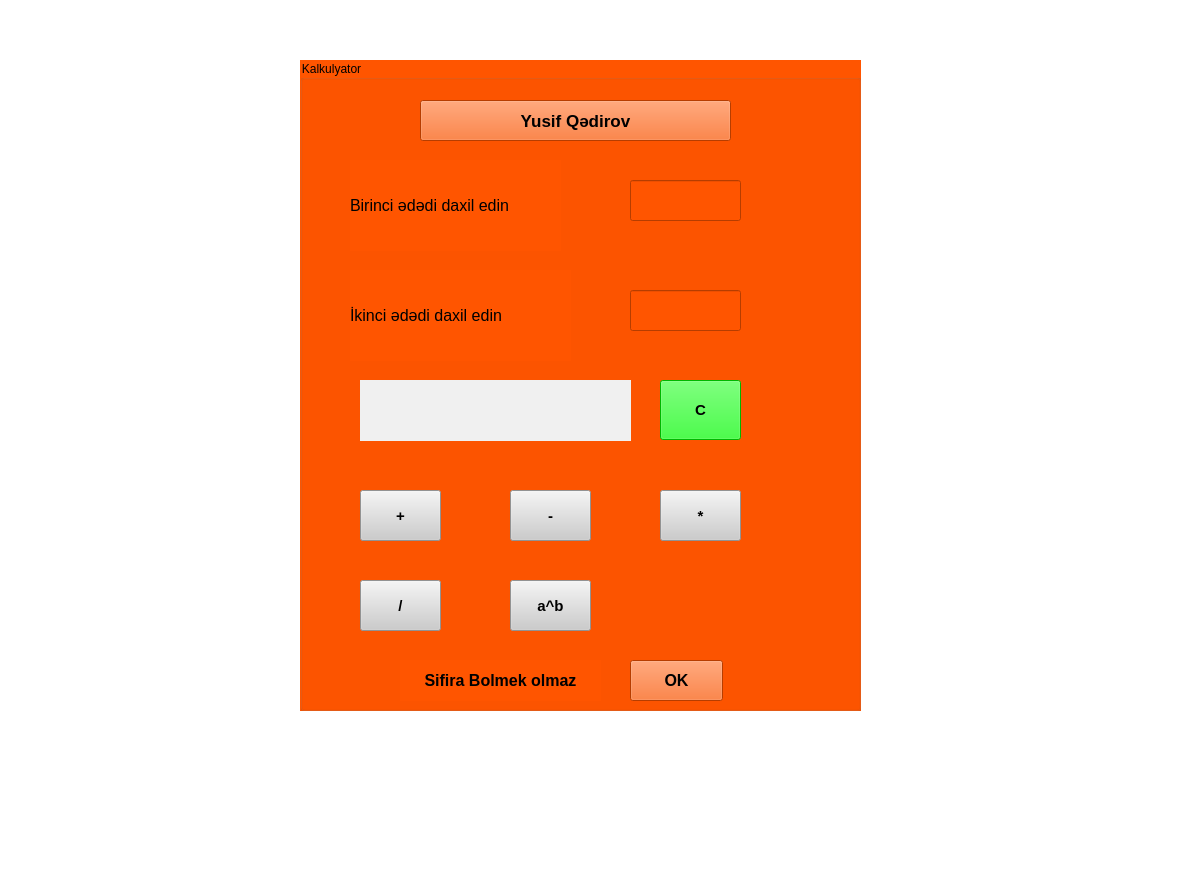
<?xml version="1.0" encoding="UTF-8"?>
<ui version="4.0">
 <class>MainWindow</class>
 <widget class="QMainWindow" name="MainWindow">
  <property name="geometry">
   <rect>
    <x>0</x>
    <y>0</y>
    <width>1199</width>
    <height>876</height>
   </rect>
  </property>
  <property name="font">
   <font>
    <pointsize>8</pointsize>
    <weight>75</weight>
    <bold>true</bold>
   </font>
  </property>
  <property name="windowTitle">
   <string>MainWindow</string>
  </property>
  <property name="styleSheet">
   <string notr="true">background-color: rgb(255, 255, 255);</string>
  </property>
  <widget class="QWidget" name="centralwidget">
   <widget class="QGroupBox" name="groupBox">
    <property name="geometry">
     <rect>
      <x>300</x>
      <y>60</y>
      <width>561</width>
      <height>651</height>
     </rect>
    </property>
    <property name="styleSheet">
     <string notr="true">background-color: rgb(255, 33, 252);
background-color: rgb(255, 85, 0);</string>
    </property>
    <property name="title">
     <string>Kalkulyator</string>
    </property>
    <widget class="QLabel" name="label">
     <property name="geometry">
      <rect>
       <x>50</x>
       <y>100</y>
       <width>211</width>
       <height>91</height>
      </rect>
     </property>
     <property name="font">
      <font>
       <pointsize>12</pointsize>
      </font>
     </property>
     <property name="text">
      <string>Birinci ədədi daxil edin</string>
     </property>
    </widget>
    <widget class="QLineEdit" name="LE1">
     <property name="geometry">
      <rect>
       <x>330</x>
       <y>120</y>
       <width>111</width>
       <height>41</height>
      </rect>
     </property>
     <property name="font">
      <font>
       <pointsize>12</pointsize>
       <weight>75</weight>
       <bold>true</bold>
      </font>
     </property>
     <property name="text">
      <string/>
     </property>
    </widget>
    <widget class="QPushButton" name="PB1">
     <property name="geometry">
      <rect>
       <x>60</x>
       <y>430</y>
       <width>81</width>
       <height>51</height>
      </rect>
     </property>
     <property name="font">
      <font>
       <pointsize>11</pointsize>
       <weight>75</weight>
       <bold>true</bold>
      </font>
     </property>
     <property name="styleSheet">
      <string notr="true">background-color: rgb(204, 204, 204);</string>
     </property>
     <property name="text">
      <string>+</string>
     </property>
    </widget>
    <widget class="QLabel" name="label_2">
     <property name="geometry">
      <rect>
       <x>50</x>
       <y>210</y>
       <width>221</width>
       <height>91</height>
      </rect>
     </property>
     <property name="font">
      <font>
       <pointsize>12</pointsize>
      </font>
     </property>
     <property name="text">
      <string>İkinci ədədi daxil edin</string>
     </property>
    </widget>
    <widget class="QLineEdit" name="LE2">
     <property name="geometry">
      <rect>
       <x>330</x>
       <y>230</y>
       <width>111</width>
       <height>41</height>
      </rect>
     </property>
     <property name="font">
      <font>
       <pointsize>12</pointsize>
       <weight>75</weight>
       <bold>true</bold>
      </font>
     </property>
    </widget>
    <widget class="QPushButton" name="PB2">
     <property name="geometry">
      <rect>
       <x>210</x>
       <y>430</y>
       <width>81</width>
       <height>51</height>
      </rect>
     </property>
     <property name="font">
      <font>
       <pointsize>11</pointsize>
       <weight>75</weight>
       <bold>true</bold>
      </font>
     </property>
     <property name="styleSheet">
      <string notr="true">background-color: rgb(204, 204, 204);</string>
     </property>
     <property name="text">
      <string>-</string>
     </property>
    </widget>
    <widget class="QPushButton" name="PB3">
     <property name="geometry">
      <rect>
       <x>360</x>
       <y>430</y>
       <width>81</width>
       <height>51</height>
      </rect>
     </property>
     <property name="font">
      <font>
       <pointsize>11</pointsize>
       <weight>75</weight>
       <bold>true</bold>
      </font>
     </property>
     <property name="styleSheet">
      <string notr="true">background-color: rgb(204, 204, 204);</string>
     </property>
     <property name="text">
      <string>*</string>
     </property>
    </widget>
    <widget class="QPushButton" name="PB4">
     <property name="geometry">
      <rect>
       <x>60</x>
       <y>520</y>
       <width>81</width>
       <height>51</height>
      </rect>
     </property>
     <property name="font">
      <font>
       <pointsize>11</pointsize>
       <weight>75</weight>
       <bold>true</bold>
      </font>
     </property>
     <property name="styleSheet">
      <string notr="true">background-color: rgb(204, 204, 204);</string>
     </property>
     <property name="text">
      <string>/</string>
     </property>
    </widget>
    <widget class="QPushButton" name="PB6">
     <property name="geometry">
      <rect>
       <x>210</x>
       <y>520</y>
       <width>81</width>
       <height>51</height>
      </rect>
     </property>
     <property name="font">
      <font>
       <pointsize>11</pointsize>
       <weight>75</weight>
       <bold>true</bold>
      </font>
     </property>
     <property name="styleSheet">
      <string notr="true">background-color: rgb(204, 204, 204);</string>
     </property>
     <property name="text">
      <string>a^b</string>
     </property>
    </widget>
    <widget class="QLabel" name="LE4">
     <property name="geometry">
      <rect>
       <x>100</x>
       <y>600</y>
       <width>201</width>
       <height>41</height>
      </rect>
     </property>
     <property name="font">
      <font>
       <pointsize>12</pointsize>
      </font>
     </property>
     <property name="text">
      <string>&lt;html&gt;&lt;head/&gt;&lt;body&gt;&lt;p align=&quot;center&quot;&gt;&lt;span style=&quot; font-weight:600;&quot;&gt;Sifira Bolmek olmaz&lt;/span&gt;&lt;/p&gt;&lt;/body&gt;&lt;/html&gt;</string>
     </property>
    </widget>
    <widget class="QPushButton" name="OK5">
     <property name="geometry">
      <rect>
       <x>330</x>
       <y>600</y>
       <width>93</width>
       <height>41</height>
      </rect>
     </property>
     <property name="font">
      <font>
       <pointsize>12</pointsize>
       <weight>75</weight>
       <bold>true</bold>
      </font>
     </property>
     <property name="text">
      <string>OK</string>
     </property>
    </widget>
    <widget class="QLabel" name="LE3">
     <property name="geometry">
      <rect>
       <x>60</x>
       <y>320</y>
       <width>271</width>
       <height>61</height>
      </rect>
     </property>
     <property name="font">
      <font>
       <pointsize>12</pointsize>
       <weight>75</weight>
       <bold>true</bold>
      </font>
     </property>
     <property name="styleSheet">
      <string notr="true">background-color: rgb(240, 240, 240);</string>
     </property>
     <property name="text">
      <string/>
     </property>
    </widget>
    <widget class="QPushButton" name="PB7">
     <property name="geometry">
      <rect>
       <x>360</x>
       <y>320</y>
       <width>81</width>
       <height>60</height>
      </rect>
     </property>
     <property name="font">
      <font>
       <pointsize>11</pointsize>
       <weight>75</weight>
       <bold>true</bold>
      </font>
     </property>
     <property name="styleSheet">
      <string notr="true">background-color: rgb(0, 255, 0);</string>
     </property>
     <property name="text">
      <string>C</string>
     </property>
    </widget>
    <widget class="QPushButton" name="pushButton">
     <property name="geometry">
      <rect>
       <x>120</x>
       <y>40</y>
       <width>311</width>
       <height>41</height>
      </rect>
     </property>
     <property name="font">
      <font>
       <pointsize>13</pointsize>
       <weight>75</weight>
       <bold>true</bold>
      </font>
     </property>
     <property name="text">
      <string>Yusif Qədirov</string>
     </property>
    </widget>
   </widget>
  </widget>
  <widget class="QMenuBar" name="menubar">
   <property name="geometry">
    <rect>
     <x>0</x>
     <y>0</y>
     <width>1199</width>
     <height>26</height>
    </rect>
   </property>
  </widget>
  <widget class="QStatusBar" name="statusbar"/>
 </widget>
 <resources/>
 <connections/>
</ui>
